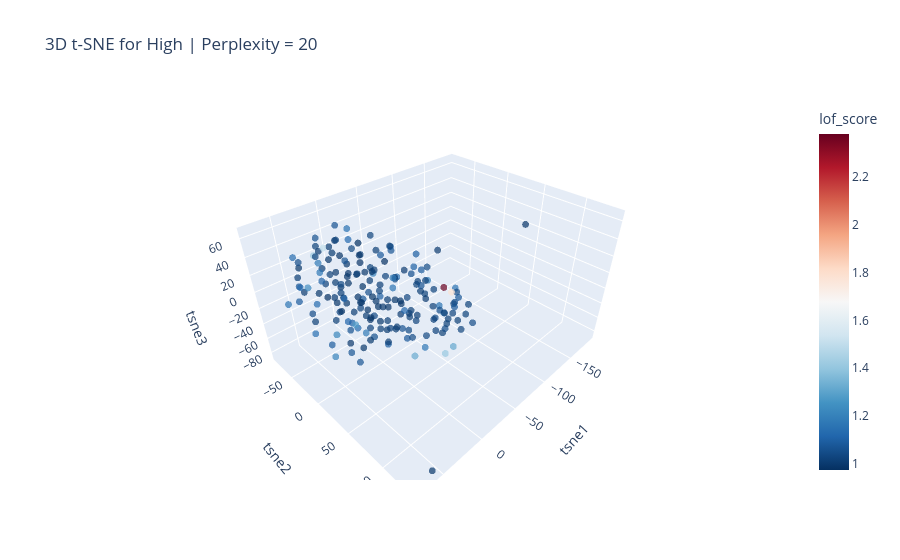

Source (notebook cell):
### Code cell
p = 20

high_df = rank_sne["High"].copy()
high_X = high_df.select_dtypes(include="number")

scaler = StandardScaler()
high_scaled = scaler.fit_transform(high_X)

coords_high = TSNE(n_components=3,perplexity=p,random_state=42).fit_transform(high_scaled)

lof = LocalOutlierFactor(n_neighbors=20)
lof.fit(high_scaled)
outlier_score = -lof.negative_outlier_factor_

plot_df = pd.DataFrame(coords_high, columns=["tsne1", "tsne2", "tsne3"])
plot_df["lof_score"] = outlier_score

fig = px.scatter_3d(
    plot_df,
    x="tsne1",
    y="tsne2",
    z="tsne3",
    color="lof_score",
    color_continuous_scale="RdBu_r",
    opacity=0.7,
    hover_data=["lof_score"],
    title=f"3D t-SNE for High | Perplexity = {p}"
)

fig.update_traces(marker=dict(size=4))
fig.show()

### Figure 1 — Plotly figure (JSON) as saved in the notebook; plotly's stock layout.template omitted (floating-point values rounded to 4 significant figures; data arrays with more than 128 entries replaced by an {"elided": "..."} marker saying what was removed)
{"data": [{"customdata": {"elided": "192x1 float values"}, "hovertemplate": "tsne1=%{x}<br>tsne2=%{y}<br>tsne3=%{z}<br>lof_score=%{marker.color}<extra></extra>", "legendgroup": "", "marker": {"color": {"elided": "192 float values"}, "coloraxis": "coloraxis", "opacity": 0.7, "size": 4, "symbol": "circle"}, "mode": "markers", "name": "", "scene": "scene", "showlegend": false, "type": "scatter3d", "x": {"elided": "192 float values"}, "y": {"elided": "192 float values"}, "z": {"elided": "192 float values"}}], "layout": {"coloraxis": {"colorbar": {"title": {"text": "lof_score"}}, "colorscale": [[0, "rgb(5,48,97)"], [0.1, "rgb(33,102,172)"], [0.2, "rgb(67,147,195)"], [0.3, "rgb(146,197,222)"], [0.4, "rgb(209,229,240)"], [0.5, "rgb(247,247,247)"], [0.6, "rgb(253,219,199)"], [0.7, "rgb(244,165,130)"], [0.8, "rgb(214,96,77)"], [0.9, "rgb(178,24,43)"], [1, "rgb(103,0,31)"]]}, "legend": {"tracegroupgap": 0}, "scene": {"domain": {"x": [0, 1], "y": [0, 1]}, "xaxis": {"title": {"text": "tsne1"}}, "yaxis": {"title": {"text": "tsne2"}}, "zaxis": {"title": {"text": "tsne3"}}}, "title": {"text": "3D t-SNE for High | Perplexity = 20"}}}
